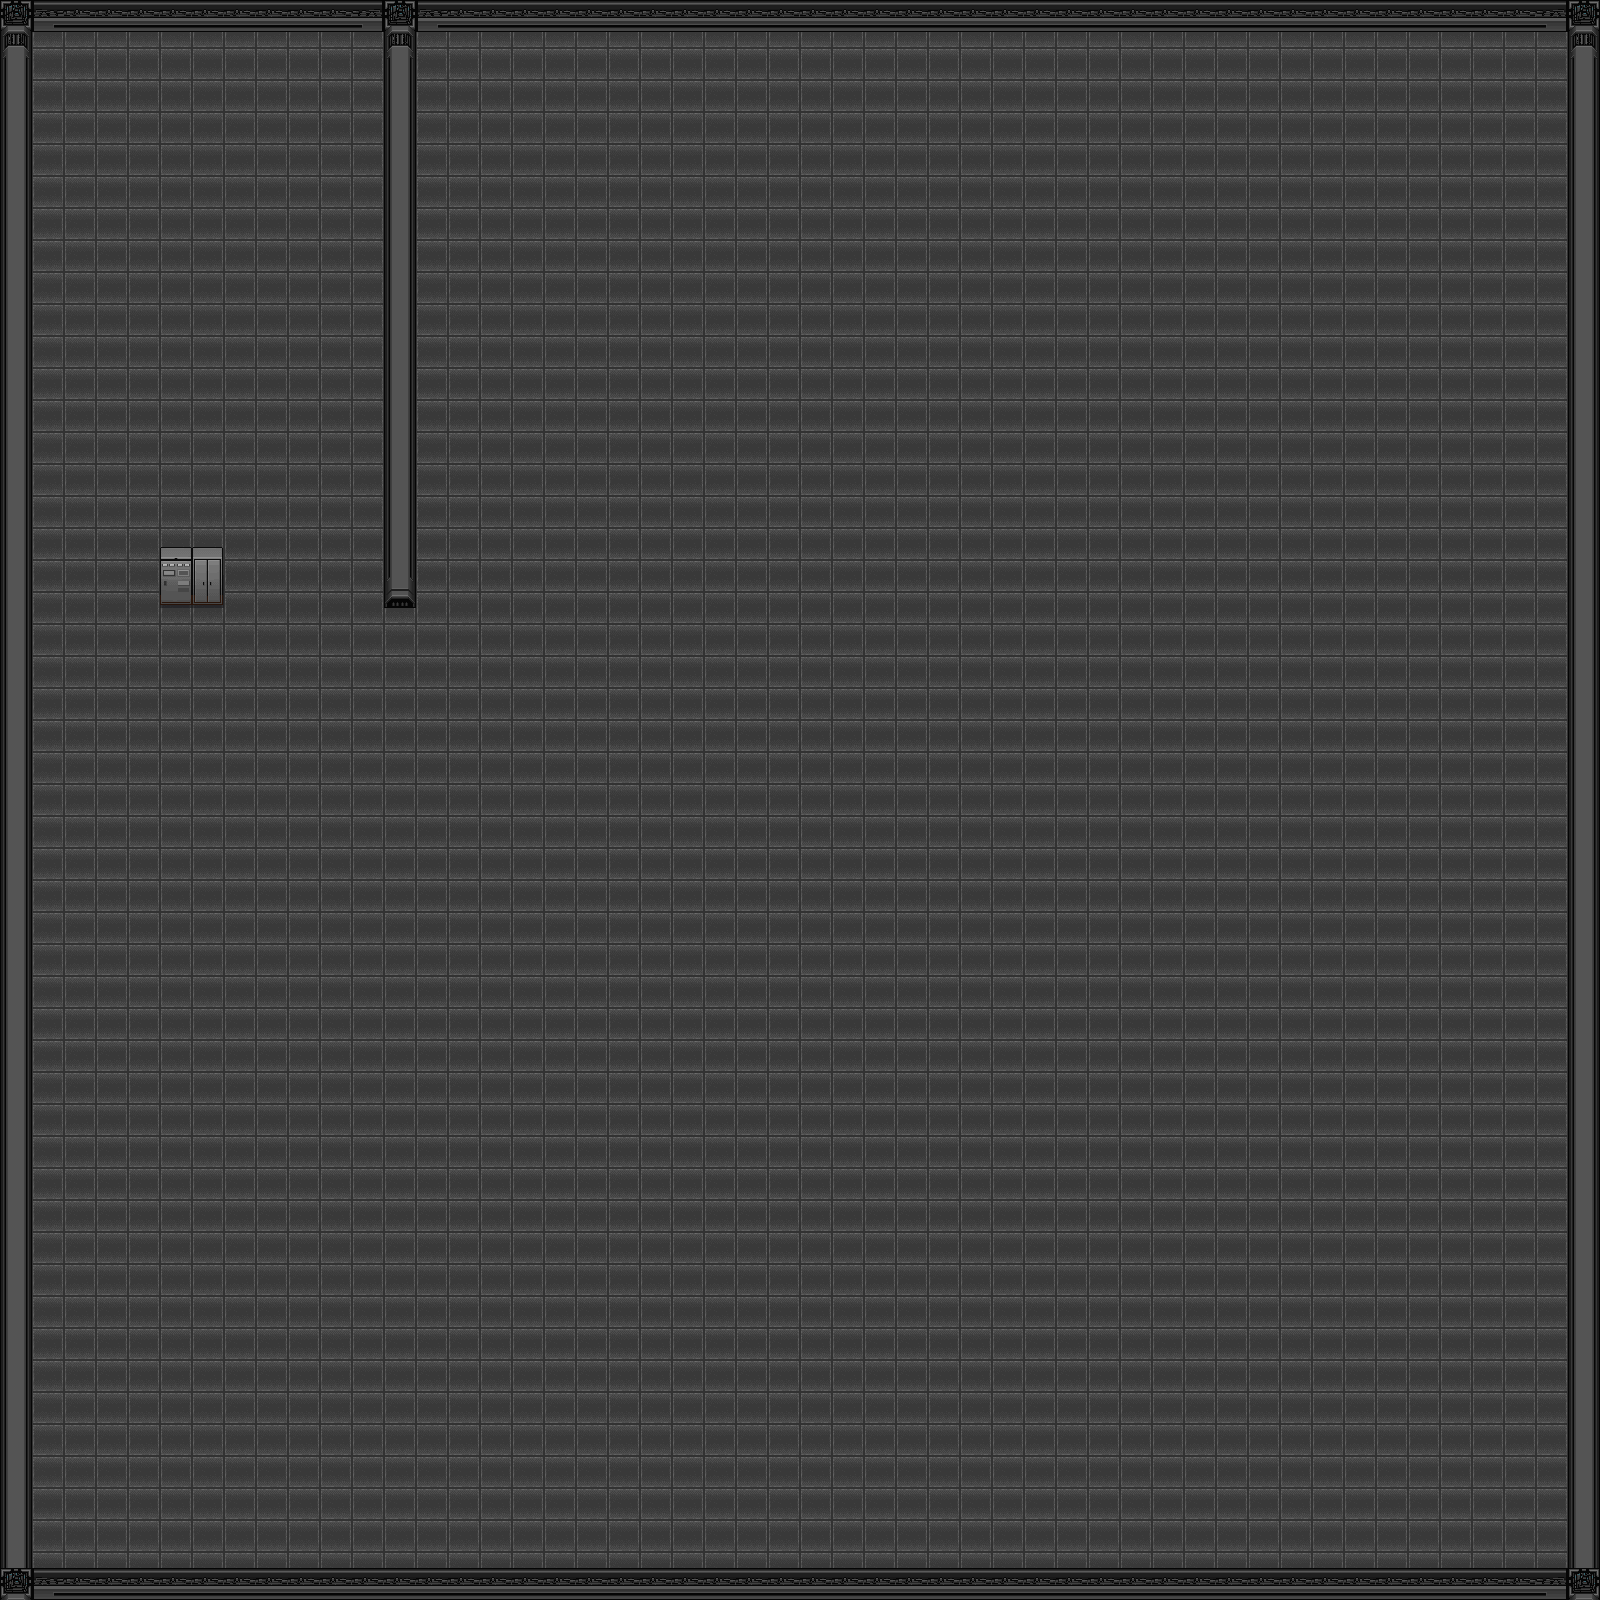

This game map was drawn from its Tiled (.tmx) file and the tilesets committed beside it. A one-line description and the trimmed map source follow:
An orthogonal 50x50 tile map with 32x32 px tiles, 5 tile layers (ground, walls, decoration, collision, ...), 4 tilesets and 2 objects (2x spawn).

<map version="1.0" orientation="orthogonal" width="50" height="50" tilewidth="32" tileheight="32">
 <tileset firstgid="1" name="floor" tilewidth="32" tileheight="32">
  <image source="app/assets/floor.png" width="512" height="512" />
 </tileset>
 <tileset firstgid="257" name="objects" tilewidth="32" tileheight="32">
  <image source="app/assets/objects.png" width="512" height="512" />
 </tileset>
 <tileset firstgid="513" name="ornamentation" tilewidth="32" tileheight="32">
  <image source="app/assets/ornamentation.png" width="512" height="512" />
 </tileset>
 <tileset firstgid="769" name="wall" tilewidth="32" tileheight="32">
  <image source="app/assets/wall.png" width="512" height="512" />
 </tileset>
 <layer name="ground" width="50" height="50">
  <data>[2500 cells, 2500 non-empty, 2 distinct tile ids]</data>
 </layer>
 <layer name="walls" width="50" height="50">
  <data>[2500 cells, 216 non-empty, 9 distinct tile ids]</data>
 </layer>
 <layer name="decoration" width="50" height="50">
  <data>[2500 cells, 2 non-empty, 2 distinct tile ids]</data>
 </layer>
 <layer name="collision" width="50" height="50">
  <data>[2500 cells, 2284 non-empty, 1 distinct tile ids]</data>
 </layer>
 <objectgroup draworder="topdown" name="objects" width="50" height="50">
  <object name="goldKnight" type="spawn" x="160" y="128">
   <ellipse />
  </object>
  <object name="player" type="spawn" x="288" y="352">
   <ellipse />
  </object>
 </objectgroup>
 <layer name="debug" width="50" height="50">
  <data>[2500 cells, 3 non-empty, 3 distinct tile ids]</data>
 </layer>
</map>